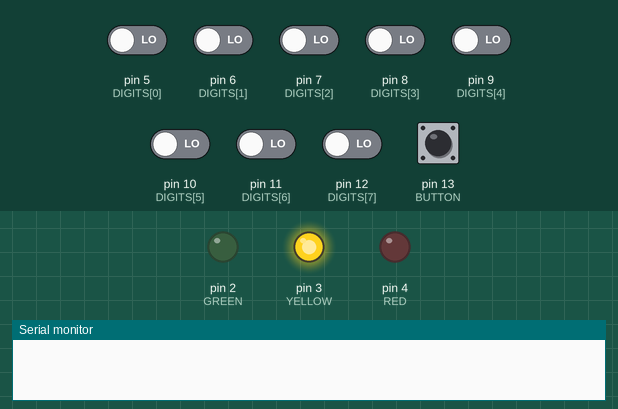
The sketch below on a simulated Arduino Uno, built with avr-gcc and run on an emulated ATmega328P. Shown: output pins drawn as LEDs (lit = HIGH), the last lines printed to the serial monitor. The inputs (shaded band) are chosen by the test bench; at power-on: pin 13 (BUTTON) HIGH, pin 5 (DIGITS[0]), pin 6 (DIGITS[1]), pin 7 (DIGITS[2]), pin 8 (DIGITS[3]), pin 9 (DIGITS[4]), pin 10 (DIGITS[5]), pin 11 (DIGITS[6]), pin 12 (DIGITS[7]) LOW.

Above: at 1.2 s.
1.3 s: pin 13 (BUTTON) pulled LOW for 0.15 s
At 2.3 s:
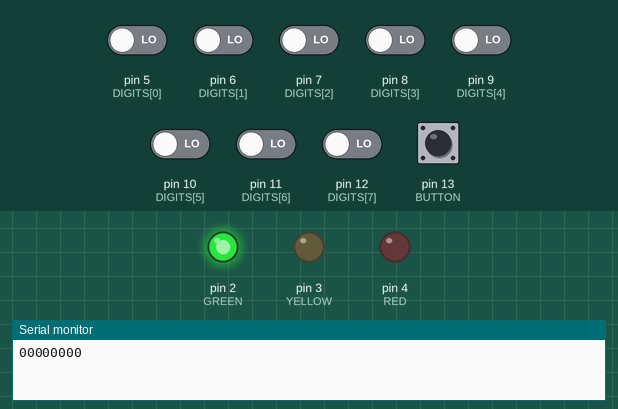
2.9 s: pin 13 (BUTTON) pulled LOW for 1 s
At 3.2 s:
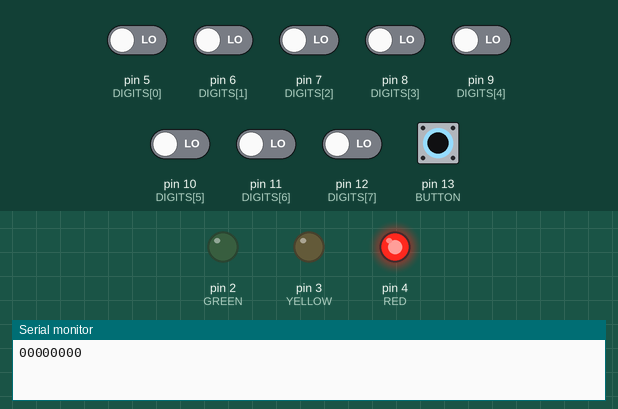
Timing chart, 0 to 5.9 s (numbered marks = the images above; inputs shaded):
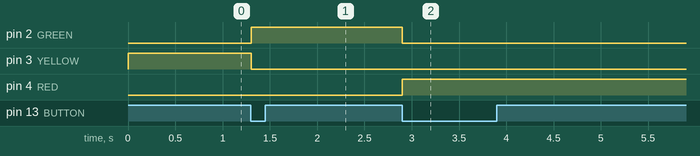

The sketch:

Combo_Lock.ino
```cpp
  // Pin definitions.
  #define GREEN         2
  #define YELLOW        3
  #define RED           4
  #define BUTTON        13
  const int DIGITS[8] = {5,6,7,8,9,10,11,12};

  // Global variable initializations.
  bool combo[8]       = {0,0,0,0,0,0,0,0};
  int mode            = 0;

  // Modes
  const int UNLOCKED  = 97;
  const int MODIFY    = 98;
  const int LOCKED    = 99;

void setup() {
  Serial.begin(9600);

  // Pin Setup
  pinMode(GREEN, OUTPUT);
  pinMode(YELLOW, OUTPUT);
  pinMode(RED, OUTPUT);
  for(int i = 0; i < 8; i++) {
    pinMode(DIGITS[i], INPUT);
  }
  pinMode(BUTTON, INPUT);

 // Lock initialization;
 mode = MODIFY;
}

void loop() {
  if(mode == UNLOCKED) {
    mode = unlocked();
  }
  else if(mode == MODIFY) {
    mode = modify();
  }
  else if(mode == LOCKED) {
    mode = locked();
  }
}


int unlocked() {  // Maintains unlocked state until button is pressed. Returns mode to switch to.
  greenLight();
  int buttonPress = getButtonPress();
  if (buttonPress == 1) {
    return LOCKED;
  }
  if (buttonPress == 2) {
    return MODIFY;
  }
}

int locked() {   // Checks for correct input when button is pressed. Returns mode to switch to.
  redLight();
  getButtonPress();
  bool unlock = true;
  for (int i = 0; i < 8; i++) {
    if (digitalRead(DIGITS[i]) != combo[i]){
      unlock = false;
    }
  }
  if (unlock) {
    return UNLOCKED;
  }
  redFlashOn();
  return LOCKED;
}

int modify() {  // Modifies combo based on user input of DIGITS pins. Returns mode to switch to.
  yellowLight();
  getButtonPress();
  for(int i = 0; i < 8; i++) {
    combo[i] = digitalRead(DIGITS[i]);
    Serial.print(combo[i]);
  }
  Serial.print('\n');
  return UNLOCKED;
}

int getButtonPress() {
  while(!digitalRead(BUTTON)){}
  unsigned long startTime = millis();
  while(digitalRead(BUTTON)){}
  unsigned long totalTime = millis() - startTime;
  if (totalTime < 3000) {
    return 1;
  }
  else {
    return 2;
  }
}


void greenLight() {
  digitalWrite(GREEN,  HIGH);
  digitalWrite(YELLOW, LOW);
  digitalWrite(RED,    LOW);
}
void yellowLight() {
  digitalWrite(GREEN,  LOW);
  digitalWrite(YELLOW, HIGH);
  digitalWrite(RED,    LOW);
}
void redLight() {
  digitalWrite(GREEN,  LOW);
  digitalWrite(YELLOW, LOW);
  digitalWrite(RED,    HIGH);
}
void redFlashOn() {
  int counter = 0;
  while (counter < 20) {
    digitalWrite(RED, LOW);
    delay(50);
    digitalWrite(RED, HIGH);
    delay(50);
    counter++;
  }
}
```

Measured:
- after the input at 1.3 s, pin 2 (GREEN): LOW → HIGH at once; pin 3 (YELLOW): HIGH → LOW at once
- after the input at 2.9 s, pin 2 (GREEN): HIGH → LOW at once; pin 4 (RED): LOW → HIGH at once
